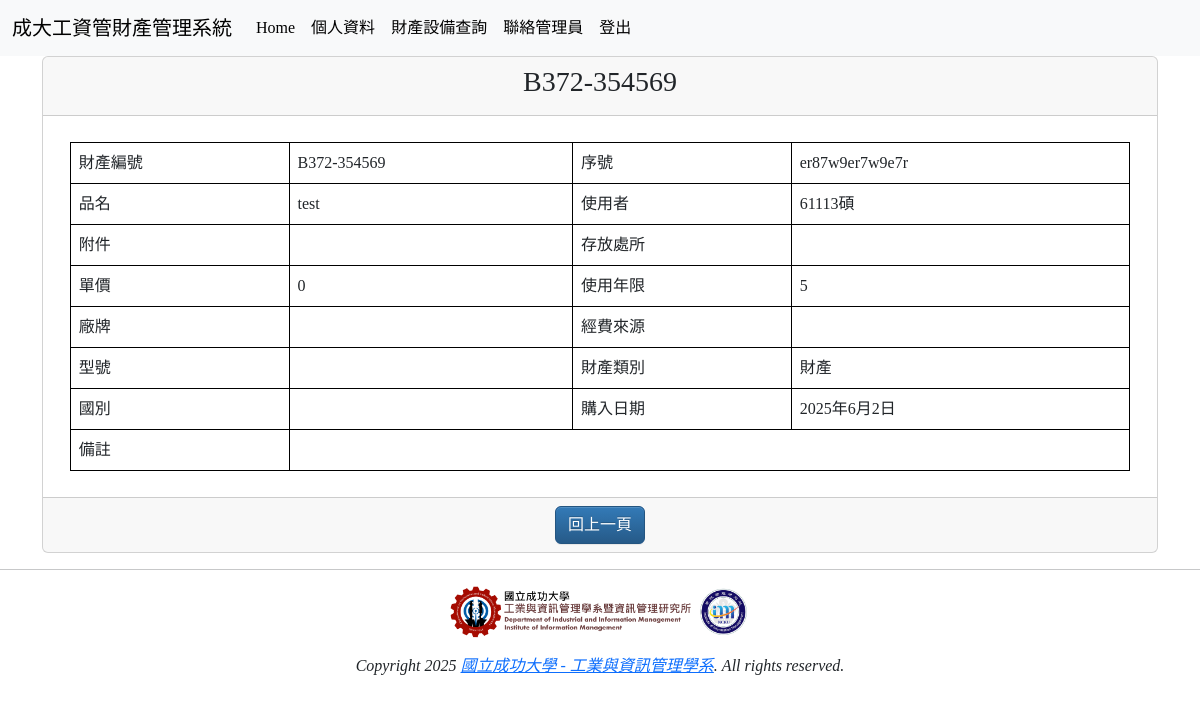
The app's page /detail/12 (signed in) with its own data.
### mysite/models.py (models this page shows, shortened)
class Asset(models.Model):
    ASSET_TYPE_CHOICES = [
        ('財產', '財產'),
        ('非消耗品', '非消耗品'),
    ]
    asset_code = models.CharField(max_length=20, unique=True, verbose_name="財編")
    name = models.CharField(max_length=20, verbose_name="品名")
    accessories = models.TextField(blank=True, null=True, default="暫無附件", verbose_name="附件")
    unit_price = models.PositiveIntegerField(default=0, verbose_name="單價")
    brand = models.CharField(max_length=10, blank=True, null=True, verbose_name="廠牌")
    model = models.CharField(max_length=50, blank=True, null=True, verbose_name="型號")
    origin_country = models.CharField(max_length=10, blank=True, null=True, verbose_name="國別")
    serial_number = models.CharField(max_length=50, blank=True, null=True, verbose_name="序號")
    user = models.ForeignKey(AssetUserProfile, on_delete=models.CASCADE, verbose_name="使用者")
    location = models.CharField(max_length=20, blank=True, null=True, verbose_name="存放處所")
    lifespan_years = models.PositiveIntegerField(default=0, verbose_name="使用年限")
    funding_source = models.CharField(max_length=10, blank=True, null=True, verbose_name="經費來源")
    asset_type = models.CharField(max_length=20, choices=ASSET_TYPE_CHOICES, verbose_name="財產類別")
    purchase_date = models.DateField(blank=True, null=True, verbose_name="購入日期")
    note = models.TextField(blank=True, null=True, verbose_name="備註")
    class Meta:
        ordering = ["asset_code", "name", "user", "purchase_date"]

class AssetUserProfile(models.Model):
    userid = models.CharField(max_length=10, unique=True, verbose_name="使用者編號")
    username = models.CharField(max_length=10, verbose_name="使用者名稱")
    class Meta:
        ordering = ["userid"]
    def __str__(self):
        return f"{self.username}"

### mysite/views.py (the view)
# urls.py: path('detail/<int:id>', views.detail, name = 'detail-url'),
def detail(request, id):
    if "user_role" in request.session and request.session["user_role"] != None:
        user_role = request.session["user_role"]
    try:
        asset = models.Asset.objects.get(id=id)
    except:
        pass
    return render(request, "detail.html", locals())

### templates/detail.html (shortened to what this page needs)
{% extends "base.html" %}
{% block content %}
<div class='container'>
    <div class="row">
        <div class="col-md-12">
            <div class="card">
                {% if asset %}
                    <div class="card-header" align="center">
                        <h3>{{ asset.asset_code }}</h3>
                    </div>
                    <div class="card-body">
                        <table style="width: 98%; margin: 10px auto; padding: 10px;">
                            <tr>
                                <td>財產編號</td>
                                <td>{{ asset.asset_code }}</td>
                                <td>序號</td>
                                <td>{{ asset.serial_number }}</td>
                            </tr>
                            <tr>
                                <td>品名</td>
                                <td>{{ asset.name }}</td>
                                <td>使用者</td>
                                <td>{{ asset.user }}</td>
                            </tr>
                            <tr>
                                <td>附件</td>
                                <td>{{ asset.accessories }}</td>
                                <td>存放處所</td>
                                <td>{{ asset.location }}</td>
                            </tr>
                            <tr>
                                <td>單價</td>
                                <td>{{ asset.unit_price }}</td>
                                <td>使用年限</td>
                                <td>{{ asset.lifespan_years }}</td>
                            </tr>
                            <tr>
                                <td>廠牌</td>
                                <td>{{ asset.brand }}</td>
                                <td>經費來源</td>
                                <td>{{ asset.funding_source }}</td>
                            </tr>
                            <tr>
                                <td>型號</td>
                                <td>{{ asset.model }}</td>
                                <td>財產類別</td>
                                <td>{{ asset.asset_type }}</td>
                            </tr>
                            <tr>
                                <td>國別</td>
                                <td>{{ asset.origin_country }}</td>
                                <td>購入日期</td>
                                <td>{{ asset.purchase_date }}</td>
                            </tr>
                            <tr>
                                <td>備註</td>
                                <td colspan="3">{{ asset.note }}</td>
                            </tr>
                        </table>
                    </div>
                    <div class="card-footer" align="center">
                        <button type="button" class="btn btn-primary" onclick="history.back()">回上一頁</button>
                    </div>
                {% else %}
                    <div class="card-header" align="center">
                        <h3>找不到指定的財產/非消耗品</h3>
                    </div>
                {% endif %}
            </div>
        </div>
    </div>
</div>
{% endblock %}

### templates/base.html (style rules this page uses)
h1, h2, h3, h4, h5, p, div { font-family: 微軟正黑體; }

### templates/detail.html (style rules this page uses)
th, td { border: 1px solid black; padding: 8px; }

### records on screen
Asset: asset_code "B372-354569", serial_number "er87w9er7w9e7r", name "test", user "61113碩", unit_price "0", lifespan_years "5", asset_type "財產", purchase_date "2025年6月2日"
